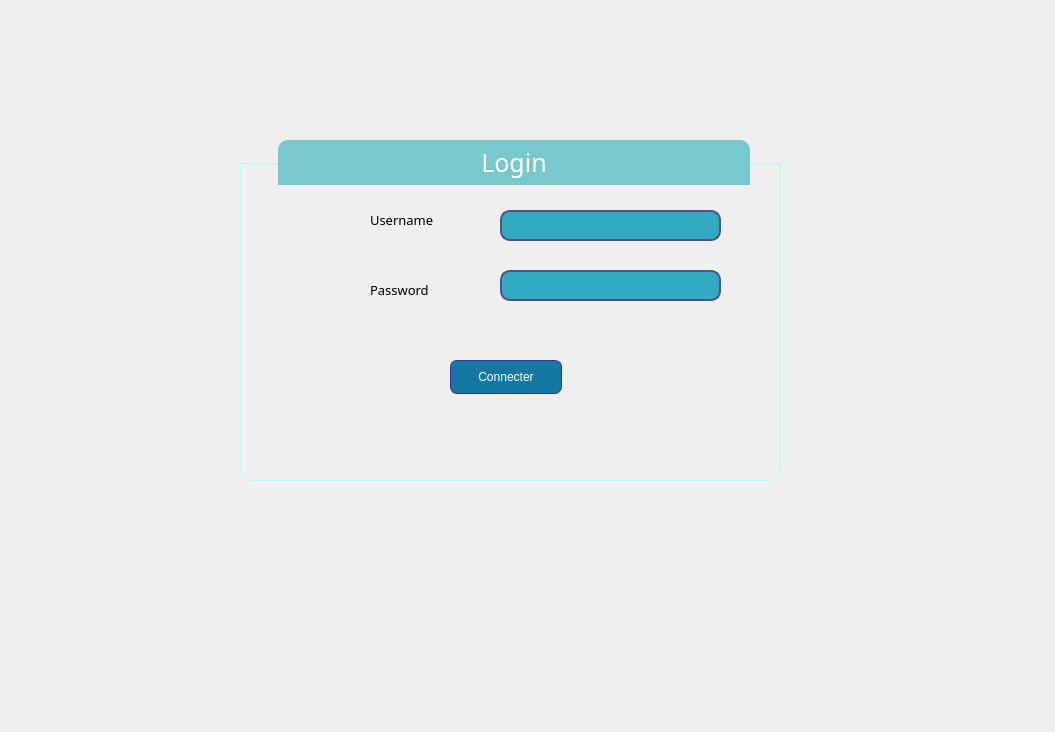
<?xml version="1.0" encoding="UTF-8"?>
<ui version="4.0">
 <class>Dialog</class>
 <widget class="QDialog" name="Dialog">
  <property name="geometry">
   <rect>
    <x>0</x>
    <y>0</y>
    <width>1055</width>
    <height>732</height>
   </rect>
  </property>
  <property name="windowTitle">
   <string>Dialog</string>
  </property>
  <widget class="QGroupBox" name="groupBox">
   <property name="geometry">
    <rect>
     <x>240</x>
     <y>140</y>
     <width>541</width>
     <height>341</height>
    </rect>
   </property>
   <property name="font">
    <font>
     <family>Tw Cen MT Condensed Extra Bold</family>
     <pointsize>-1</pointsize>
    </font>
   </property>
   <property name="styleSheet">
    <string notr="true">QGroupBox {
    border: 1px solid gray;
    border-color: rgb(180, 255, 255);
    margin-top: 23px;
    font-size: 25px;
    border-bottom-left-radius: 12px;
    border-bottom-right-radius: 12px;
}

QGroupBox::title {
    subcontrol-origin: margin;
    subcontrol-position: top center;
    border-top-left-radius: 10px;
    border-top-right-radius: 10px;
    padding: 5px 200px;
    background-color: rgb(120, 200, 205);
    color: rgb(255, 255, 255);
}</string>
   </property>
   <property name="title">
    <string>Login</string>
   </property>
   <widget class="QLineEdit" name="Nom_PRENOM">
    <property name="geometry">
     <rect>
      <x>260</x>
      <y>70</y>
      <width>221</width>
      <height>31</height>
     </rect>
    </property>
    <property name="styleSheet">
     <string notr="true">QLineEdit{
border: 2px solid rgb(76,84,140);
border-radius: 10px;
color: #FFF;
padding-left:60px;
padding-right:20px;
background-color:rgb(50, 170, 192)
}
QLineEdit:hover{
border:2px sold ;
	color: rgb(255, 0, 0);
}
QLineEdit:focus{
border:20px sold rgb(85, 255, 255); 
background-color:rgb(131, 131, 131);
}
</string>
    </property>
   </widget>
   <widget class="QLabel" name="label">
    <property name="geometry">
     <rect>
      <x>130</x>
      <y>70</y>
      <width>81</width>
      <height>20</height>
     </rect>
    </property>
    <property name="font">
     <font>
      <family>Tw Cen MT Condensed Extra Bold</family>
      <pointsize>10</pointsize>
     </font>
    </property>
    <property name="text">
     <string>Username</string>
    </property>
   </widget>
   <widget class="QLabel" name="label_2">
    <property name="geometry">
     <rect>
      <x>130</x>
      <y>140</y>
      <width>81</width>
      <height>20</height>
     </rect>
    </property>
    <property name="font">
     <font>
      <family>Tw Cen MT Condensed Extra Bold</family>
      <pointsize>10</pointsize>
     </font>
    </property>
    <property name="text">
     <string>Password</string>
    </property>
   </widget>
   <widget class="QPushButton" name="pb_connect">
    <property name="geometry">
     <rect>
      <x>210</x>
      <y>220</y>
      <width>112</width>
      <height>34</height>
     </rect>
    </property>
    <property name="styleSheet">
     <string notr="true">QPushButton {
color: white;
background-color:rgb(20, 120, 162);
border-width: 1px;
border-color: #339;
border-style: solid;
border-radius: 7;
}
</string>
    </property>
    <property name="text">
     <string>Connecter</string>
    </property>
   </widget>
   <widget class="QLineEdit" name="MOT_DE_PASSE">
    <property name="geometry">
     <rect>
      <x>260</x>
      <y>130</y>
      <width>221</width>
      <height>31</height>
     </rect>
    </property>
    <property name="styleSheet">
     <string notr="true">QLineEdit{
border: 2px solid rgb(76,84,140);
border-radius: 10px;
color: #FFF;
padding-left:60px;
padding-right:20px;
background-color:rgb(50, 170, 192)
}
QLineEdit:hover{
border:2px sold ;
	color: rgb(255, 0, 0);
}
QLineEdit:focus{
border:20px sold rgb(85, 255, 255); 
background-color:rgb(131, 131, 131);
}
</string>
    </property>
    <property name="echoMode">
     <enum>QLineEdit::Password</enum>
    </property>
   </widget>
  </widget>
 </widget>
 <resources/>
 <connections/>
</ui>
